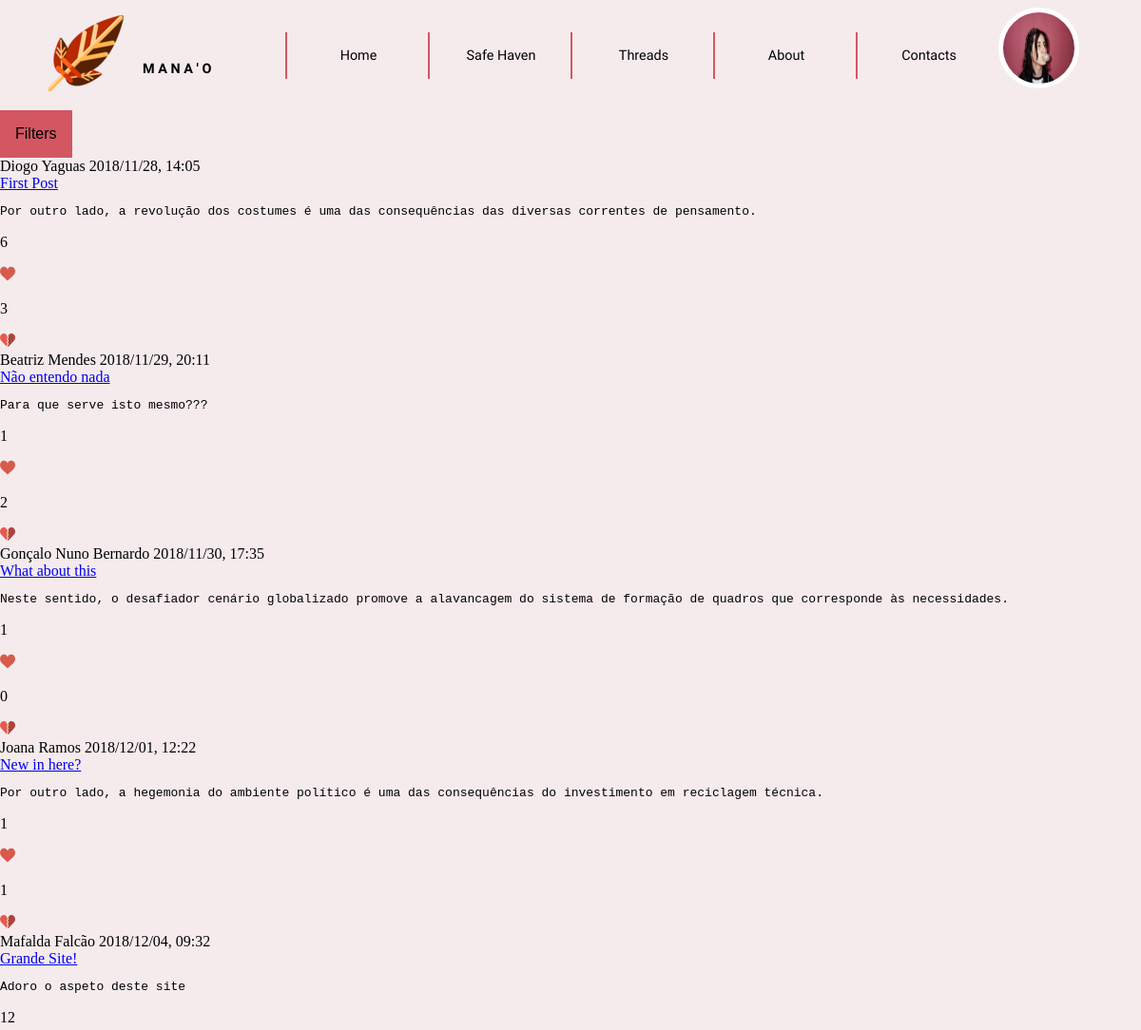
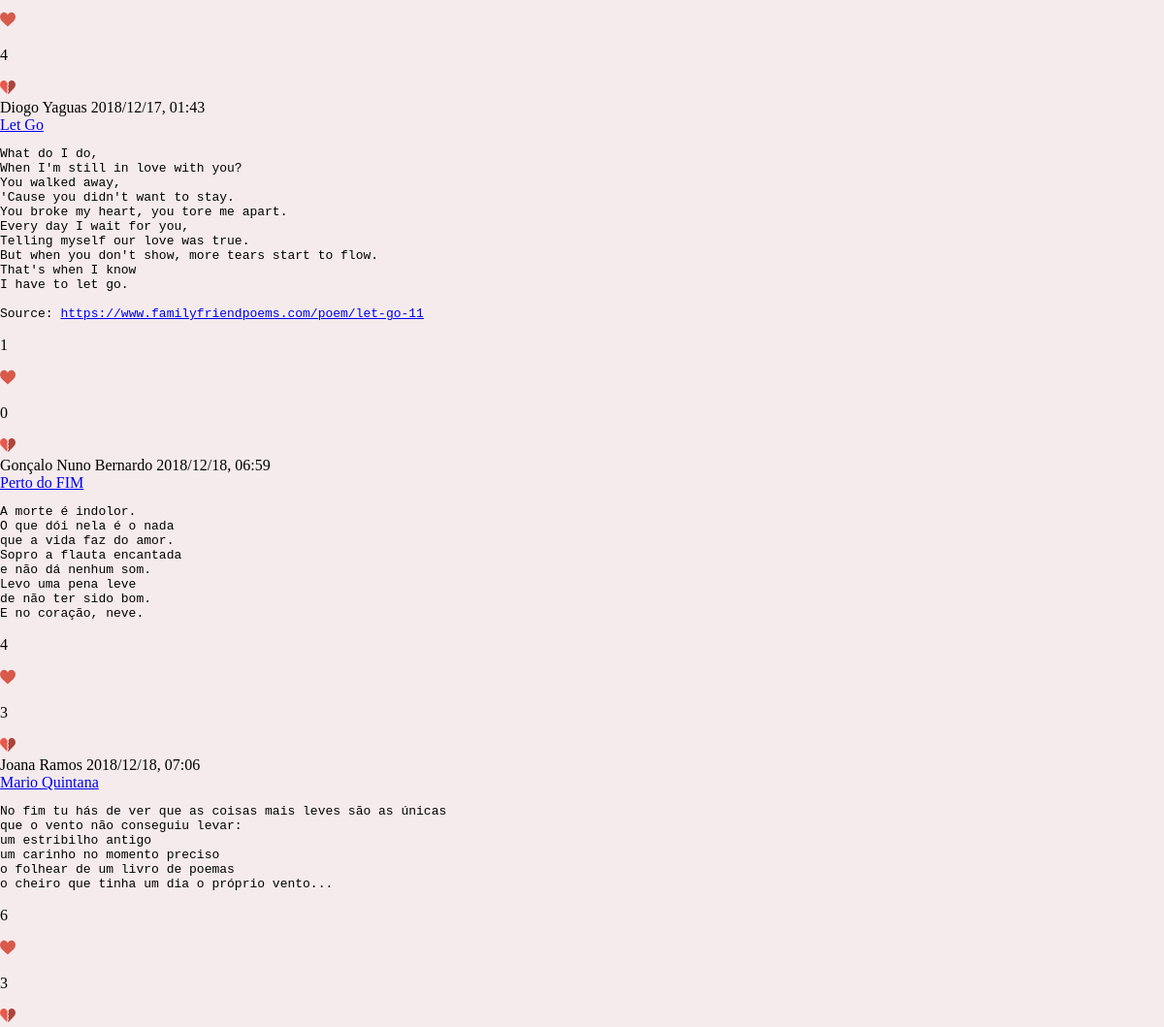
Screenshot of /templates/threads.php?filter=Oldest (signed in) with the database file from the repository (2 pictures, top to bottom).
### tables this page shows
CREATE TABLE User (ID INTEGER PRIMARY KEY AUTOINCREMENT, Username STRING UNIQUE NOT NULL, Password CHAR (256) NOT NULL, Name STRING NOT NULL, Email STRING NOT NULL UNIQUE, Bio STRING, Profile_Pic STRING NOT NULL DEFAULT "default.png", ParticipationDate STRING NOT NULL);

CREATE TABLE Post (ID INTEGER PRIMARY KEY AUTOINCREMENT, User_ID INTEGER NOT NULL REFERENCES User (ID), Title STRING NOT NULL, Text STRING NOT NULL, Date STRING NOT NULL, Upvotes INTEGER DEFAULT 0, Downvotes INTEGER DEFAULT 0);

### database/user.php (called while the page is built, shortened)
<?php
      function getName($userID) {
        global $dbh;
        try {
          $stmt = $dbh->prepare('SELECT Name FROM User WHERE ID = ?');
          $stmt->execute(array($userID));
          if($row = $stmt->fetch()){
            return $row['Name'];
          }
        }catch(PDOException $e) {
          return -1;
        }
      }
    function getUserPhoto($userID) {
      global $dbh;
      try {
        $stmt = $dbh->prepare('SELECT Profile_Pic FROM User WHERE ID = ?');
        if($stmt->execute(array($userID))) {
          $row = $stmt->fetch();
          return $row['Profile_Pic'];
        }
      }catch(PDOException $e) {
        return null;
      }
    }
?>

### database/post.php (called while the page is built, shortened)
<?php
	function getOldestPosts()
	{
		global $dbh;
		try {
			$stmt = $dbh->prepare('SELECT * from Post ORDER BY Date ASC');
			if($stmt->execute())
				return $stmt->fetchAll();
			else
				return -1;
		} catch(PDOException $e) {
			return -1;
		}
	}
?>

### templates/threads.php (the view, shortened to what this page needs)
<?php
    include_once("header.php");
?>
<!DOCTYPE html>
    <html>
    <head>
        <link href="../css/main_layout.css" rel="stylesheet">
        <link href="../css/main_style.css" rel="stylesheet">
        <link href="../css/posts.css" rel="stylesheet">
    </head>
    <body>
        <div class="sorting">
            <button onclick="dropFilters()" class="filterButton">Filters</button>
        </div>
        <?php
            include_once ("../includes/init.php");
			include_once ("../database/post.php");
            include_once ("../actions/verifyAndConvertText.php");
            $filter = $_GET['filter'];
            switch($filter) {
                case "Oldest":
                    $posts = getOldestPosts();
                    break;
            }
            foreach($posts as $post) {
                viewPosts($post);
                }
            function viewPosts($post) {
                ?>
            <article id="posts">
                <header>
                    <span class="author">
                        <?php echo getName($post['User_ID']) ?>
                    </span>
                    <span class="date">
                        <?= $post['Date'] ?>
                    </span>
                </header>
                <a id="title" href="viewPost.php?id=<?=$post['ID']?>" target="_blank"><?= $post['Title'] ?></a>
                <pre id="text_wrote"><?php convertText($post['Text']) ?></pre>
                <footer id="votes">
                    <div id="upvotes" onclick="updateUpvotes(<?=$post['ID']?>)">
                        <p id="upvote<?=$post['ID']?>"><?=$post['Upvotes']?></p>
                        <img src="../images/upvote.png"alt="Upvote">
                    </div>
                    <div id="downvotes" onclick="updateDownvotes(<?=$post['ID']?>)">
                        <p id="downvote<?=$post['ID']?>"><?=$post['Downvotes']?></p>
                        <img src="../images/downvote.png"alt="Downvote">
                    </div>
            </article>
        <?php }?>
    </body>
    </html>

### templates/header.php (shortened to what this page needs)
<!DOCTYPE html>
<html>
<head>
    <link href="../css/main_layout.css" rel="stylesheet">
    <link href="../css/main_style.css" rel="stylesheet">
</head>
<body>
    <header>
        <label class="homeButton" type="submit_home" value="" onclick="window.location='../templates/home.php';"></label>
        <h3>M A N A ' O</h3>
        <nav id="menu">
            <ol>
                <li><a href="home.php">Home</a></li>
                <li><a href="http://www.pixelthoughts.co/#">Safe Haven</a></li>
                <li><a href="threads.php?filter=Recent">Threads</a></li>
                <li><a href="about.php">About</a></li>
                <li><a href="contacts.php">Contacts</a></li>
            </ol>
        </nav>
        <div class="dropdown">
                <img id="profile" src="../profilePictures/<?php
                    include_once('../includes/init.php');
                    include_once("../database/user.php");
                    echo getUserPhoto($_SESSION['userID']);
                ?>" alt="Profile picture" onclick="myFunction()" class="dropbtn">
            </div>
    </header>

### actions/verifyAndConvertText.php
<?php
    function convertText($text) {
        $reg_exUrl = "/(http|https|ftp|ftps)\:\/\/[a-zA-Z0-9\-\.]+\.[a-zA-Z]{2,3}(\/\S*)?/";
        if (preg_match($reg_exUrl, $text, $url)) {
            echo preg_replace($reg_exUrl, '<a href="' . $url[0] . '" rel="nofollow">' . $url[0] . '</a>', $text);
        } else echo $text;
}
?>

### css/main_layout.css (style rules this page uses)
body { margin: 0em; }
body > header { margin: 0em; display: grid; grid-template-rows: auto; grid-template-columns: 1fr 1fr 5fr 1fr; grid-template-areas: "manao name navigator profilepic"; position: -webkit-sticky; position: sticky; top: 0; width: 100%; }
.homeButton { grid-area: manao; justify-self: right; align-self: center; height: auto; }
body > header > h3 { grid-area: name; margin: 0em; justify-self: left; align-self: center; }
#menu { grid-area: navigator; justify-self: right; align-self: center; }
#menu ol li { display: inline-flex; width: 100%; justify-self: center; }
#menu ol { margin: 0em; display: grid; grid-template-rows: auto; grid-template-columns: 1fr 1fr 1fr 1fr 1fr; grid-template-areas: "home safehaven threads contacts about"; width: 100%; }
#menu ol > li { justify-self: left; align-self: center; justify-items: center; justify-content: space-evenly; }
#menu ol > :nth-child(1) { grid-area: home; }
#menu ol > :nth-child(2) { grid-area: safehaven; }
#menu ol > :nth-child(3) { grid-area: threads; }
#menu ol > :nth-child(4) { grid-area: contacts; }
#menu ol > :nth-child(5) { grid-area: about; }
.dropbtn { color: white; border: none; cursor: pointer; }
.dropdown { position: relative; display: inline-block; }

### css/main_style.css (style rules this page uses)
:root { --maincolor_bckgrnd: #F5EBED; --color_separator: #996666; --color_text: #000000; --color_manao: #D35763; --color_manao2: #DF7175; --color_smallhover: #2a2f33; }
body { margin: 0; background-color: var(--maincolor_bckgrnd); color: var(--color_text); }
body > header { margin: 0; background-color: var(--maincolor_bckgrnd); }
body > header > h3 { margin-top: 2em; font-family: 'Julius Sans One', sans-serif; font-size: 0.9em; text-align: left; height: auto; color: var(--color_text); }
.homeButton { background:url(../images/icon.png) no-repeat; cursor:pointer; border:none; width:100px; height:100px; margin-top:1em; }
#menu { width: 100%; }
#menu ol { margin:0; padding: 0; }
#menu li { align-items: center; list-style-type: none; margin:1em 0; width: 100%; height: 100%; }
#menu li a { font-family: 'Julius Sans One', sans-serif; font-size: 0.9em; color: var(--color_text); text-decoration: none; text-align: center; height: auto; -webkit-transition: color 0.6s; transition: color 0.6s ease; }
nav > ol > li { border-left: 2px solid var(--color_manao); height: 100%; }
#profile { margin-top: 8px; width: 75px; height: 75px; border:5px solid white; border-radius: 100px 100px; }

### css/posts.css (style rules this page uses)
:root { --maincolor_bckgrnd: #F5EBED; --color_separator: #5f3939; --color_text: #000000; --color_manao: #D35763; --color_manao2: #DF7175; --color_smallhover: #2a2f33; }

### templates/threads.php (style rules this page uses)
.filterButton { background-color: #D35763; color: black; padding: 16px; font-size: 16px; border: none; cursor: pointer; }
.sorting { position: relative; display: inline-block; }

### rows the page displays
user: Profile_Pic (picture)
post: User_ID.Name "Diogo Yaguas", Date "2018/11/28, 14:05", Title "First Post", Text "Por outro lado, a revolução dos costumes é uma das consequências das diversas correntes de pensamento.", Upvotes "6", Downvotes "3"
post: User_ID.Name "Beatriz Mendes", Date "2018/11/29, 20:11", Title "Não entendo nada", Text "Para que serve isto mesmo???", Upvotes "1", Downvotes "2"
post: User_ID.Name "Gonçalo Nuno Bernardo", Date "2018/11/30, 17:35", Title "What about this", Text "Neste sentido, o desafiador cenário globalizado promove a alavancagem do sistema de formação de quadros que corresponde às necessidades.", Upvotes "1", Downvotes "0"
post: User_ID.Name "Joana Ramos", Date "2018/12/01, 12:22", Title "New in here?", Text "Por outro lado, a hegemonia do ambiente político é uma das consequências do investimento em reciclagem técnica.", Upvotes "1", Downvotes "1"
post: User_ID.Name "Mafalda Falcão", Date "2018/12/04, 09:32", Title "Grande Site!", Text "Adoro o aspeto deste site", Upvotes "12", Downvotes "4"
post: User_ID.Name "Diogo Yaguas", Date "2018/12/17, 01:43", Title "Let Go", Text "What do I do, When I'm still in love with you? You walked away, 'Cause you didn't want to stay. You broke my heart, you tore me apart. Every day I wait for you, Telling myself our love was true. But when you don't show, more tears start to flow. That's when I know I have to let go. Source: https://www.familyfriendpoems.com/poem/let-go-11", Upvotes "1", Downvotes "0"
post: User_ID.Name "Gonçalo Nuno Bernardo", Date "2018/12/18, 06:59", Title "Perto do FIM", Text "A morte é indolor. O que dói nela é o nada que a vida faz do amor. Sopro a flauta encantada e não dá nenhum som. Levo uma pena leve de não ter sido bom. E no coração, neve.", Upvotes "4", Downvotes "3"
post: User_ID.Name "Joana Ramos", Date "2018/12/18, 07:06", Title "Mario Quintana", Text "No fim tu hás de ver que as coisas mais leves são as únicas que o vento não conseguiu levar: um estribilho antigo um carinho no momento preciso o folhear de um livro de poemas o cheiro que tinha um dia o próprio vento...", Upvotes "6", Downvotes "3"
